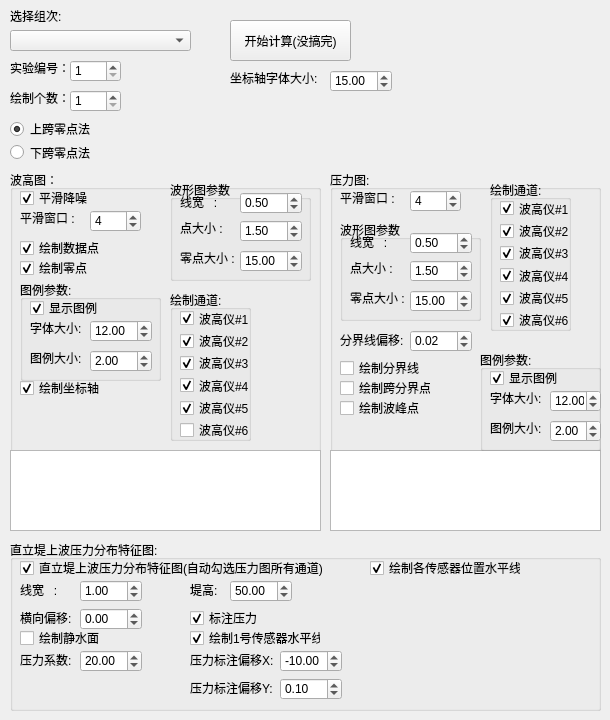
   <widget class="QWidget" name="tab_3">
    <attribute name="title">
     <string>实验3</string>
    </attribute>
    <widget class="QPushButton" name="StartProc_sy3">
     <property name="geometry">
      <rect>
       <x>230</x>
       <y>20</y>
       <width>121</width>
       <height>41</height>
      </rect>
     </property>
     <property name="text">
      <string>开始计算(没搞完)</string>
     </property>
    </widget>
    <widget class="QComboBox" name="filelist_sy3">
     <property name="geometry">
      <rect>
       <x>10</x>
       <y>30</y>
       <width>181</width>
       <height>21</height>
      </rect>
     </property>
     <property name="currentText">
      <string/>
     </property>
    </widget>
    <widget class="QLabel" name="label_38">
     <property name="geometry">
      <rect>
       <x>10</x>
       <y>10</y>
       <width>54</width>
       <height>12</height>
      </rect>
     </property>
     <property name="text">
      <string>选择组次:</string>
     </property>
    </widget>
    <widget class="QSpinBox" name="spinBox_number_sy3">
     <property name="geometry">
      <rect>
       <x>70</x>
       <y>90</y>
       <width>51</width>
       <height>22</height>
      </rect>
     </property>
     <property name="wrapping">
      <bool>false</bool>
     </property>
     <property name="minimum">
      <number>1</number>
     </property>
     <property name="maximum">
      <number>2</number>
     </property>
    </widget>
    <widget class="QLabel" name="label_39">
     <property name="geometry">
      <rect>
       <x>10</x>
       <y>90</y>
       <width>81</width>
       <height>16</height>
      </rect>
     </property>
     <property name="frameShape">
      <enum>QFrame::NoFrame</enum>
     </property>
     <property name="text">
      <string>绘制个数：</string>
     </property>
     <property name="textFormat">
      <enum>Qt::AutoText</enum>
     </property>
     <property name="scaledContents">
      <bool>false</bool>
     </property>
     <property name="wordWrap">
      <bool>false</bool>
     </property>
     <property name="margin">
      <number>0</number>
     </property>
     <property name="indent">
      <number>-1</number>
     </property>
     <property name="openExternalLinks">
      <bool>false</bool>
     </property>
    </widget>
    <widget class="QLabel" name="label_40">
     <property name="geometry">
      <rect>
       <x>10</x>
       <y>60</y>
       <width>81</width>
       <height>16</height>
      </rect>
     </property>
     <property name="frameShape">
      <enum>QFrame::NoFrame</enum>
     </property>
     <property name="text">
      <string>实验编号：</string>
     </property>
     <property name="textFormat">
      <enum>Qt::AutoText</enum>
     </property>
     <property name="scaledContents">
      <bool>false</bool>
     </property>
     <property name="wordWrap">
      <bool>false</bool>
     </property>
     <property name="margin">
      <number>0</number>
     </property>
     <property name="indent">
      <number>-1</number>
     </property>
     <property name="openExternalLinks">
      <bool>false</bool>
     </property>
    </widget>
    <widget class="QSpinBox" name="spinBox_index_sy3">
     <property name="geometry">
      <rect>
       <x>70</x>
       <y>60</y>
       <width>51</width>
       <height>22</height>
      </rect>
     </property>
     <property name="wrapping">
      <bool>false</bool>
     </property>
     <property name="minimum">
      <number>1</number>
     </property>
     <property name="maximum">
      <number>2</number>
     </property>
    </widget>
    <widget class="QGroupBox" name="groupBox_17">
     <property name="geometry">
      <rect>
       <x>10</x>
       <y>170</y>
       <width>311</width>
       <height>361</height>
      </rect>
     </property>
     <property name="title">
      <string>波高图：</string>
     </property>
     <widget class="QLabel" name="label_42">
      <property name="geometry">
       <rect>
        <x>10</x>
        <y>40</y>
        <width>71</width>
        <height>16</height>
       </rect>
      </property>
      <property name="text">
       <string>平滑窗口 : </string>
      </property>
     </widget>
     <widget class="QCheckBox" name="checkBox_sy3_bDrawPoints">
      <property name="geometry">
       <rect>
        <x>10</x>
        <y>70</y>
        <width>81</width>
        <height>16</height>
       </rect>
      </property>
      <property name="text">
       <string>绘制数据点</string>
      </property>
      <property name="checked">
       <bool>true</bool>
      </property>
     </widget>
     <widget class="QCheckBox" name="checkBox_sy3_bSmoothData">
      <property name="geometry">
       <rect>
        <x>10</x>
        <y>20</y>
        <width>68</width>
        <height>16</height>
       </rect>
      </property>
      <property name="text">
       <string>平滑降噪</string>
      </property>
      <property name="checked">
       <bool>true</bool>
      </property>
     </widget>
     <widget class="QGroupBox" name="groupBox_18">
      <property name="geometry">
       <rect>
        <x>160</x>
        <y>10</y>
        <width>141</width>
        <height>101</height>
       </rect>
      </property>
      <property name="title">
       <string>波形图参数</string>
      </property>
      <property name="flat">
       <bool>false</bool>
      </property>
      <widget class="QLabel" name="label_43">
       <property name="geometry">
        <rect>
         <x>10</x>
         <y>14</y>
         <width>71</width>
         <height>16</height>
        </rect>
       </property>
       <property name="text">
        <string>线宽   : </string>
       </property>
      </widget>
      <widget class="QDoubleSpinBox" name="sy3_waveformLineWidth">
       <property name="geometry">
        <rect>
         <x>70</x>
         <y>12</y>
         <width>62</width>
         <height>22</height>
        </rect>
       </property>
       <property name="singleStep">
        <double>0.100000000000000</double>
       </property>
       <property name="value">
        <double>0.500000000000000</double>
       </property>
      </widget>
      <widget class="QDoubleSpinBox" name="sy3_waveformPointsScale">
       <property name="geometry">
        <rect>
         <x>70</x>
         <y>40</y>
         <width>62</width>
         <height>22</height>
        </rect>
       </property>
       <property name="singleStep">
        <double>0.100000000000000</double>
       </property>
       <property name="value">
        <double>1.500000000000000</double>
       </property>
      </widget>
      <widget class="QLabel" name="label_47">
       <property name="geometry">
        <rect>
         <x>10</x>
         <y>40</y>
         <width>71</width>
         <height>16</height>
        </rect>
       </property>
       <property name="text">
        <string>点大小 : </string>
       </property>
      </widget>
      <widget class="QDoubleSpinBox" name="sy3_waveformZeroPointsScale">
       <property name="geometry">
        <rect>
         <x>70</x>
         <y>70</y>
         <width>62</width>
         <height>22</height>
        </rect>
       </property>
       <property name="singleStep">
        <double>1.000000000000000</double>
       </property>
       <property name="value">
        <double>15.000000000000000</double>
       </property>
      </widget>
      <widget class="QLabel" name="label_48">
       <property name="geometry">
        <rect>
         <x>10</x>
         <y>70</y>
         <width>71</width>
         <height>16</height>
        </rect>
       </property>
       <property name="text">
        <string>零点大小 : </string>
       </property>
      </widget>
     </widget>
     <widget class="QGroupBox" name="groupBox_19">
      <property name="geometry">
       <rect>
        <x>160</x>
        <y>120</y>
        <width>81</width>
        <height>151</height>
       </rect>
      </property>
      <property name="title">
       <string>绘制通道:</string>
      </property>
      <widget class="QWidget" name="verticalLayoutWidget_8">
       <property name="geometry">
        <rect>
         <x>10</x>
         <y>20</y>
         <width>81</width>
         <height>128</height>
        </rect>
       </property>
       <layout class="QVBoxLayout" name="verticalLayout_8">
        <item>
         <widget class="QCheckBox" name="checkBox_sy3_ch_1">
          <property name="text">
           <string>波高仪#1</string>
          </property>
          <property name="checked">
           <bool>true</bool>
          </property>
         </widget>
        </item>
        <item>
         <widget class="QCheckBox" name="checkBox_sy3_ch_2">
          <property name="text">
           <string>波高仪#2</string>
          </property>
          <property name="checked">
           <bool>true</bool>
          </property>
         </widget>
        </item>
        <item>
         <widget class="QCheckBox" name="checkBox_sy3_ch_3">
          <property name="text">
           <string>波高仪#3</string>
          </property>
          <property name="checked">
           <bool>true</bool>
          </property>
         </widget>
        </item>
        <item>
         <widget class="QCheckBox" name="checkBox_sy3_ch_4">
          <property name="text">
           <string>波高仪#4</string>
          </property>
          <property name="checked">
           <bool>true</bool>
          </property>
         </widget>
        </item>
        <item>
         <widget class="QCheckBox" name="checkBox_sy3_ch_5">
          <property name="text">
           <string>波高仪#5</string>
          </property>
          <property name="checked">
           <bool>true</bool>
          </property>
         </widget>
        </item>
        <item>
         <widget class="QCheckBox" name="checkBox_sy3_ch_6">
          <property name="text">
           <string>波高仪#6</string>
          </property>
         </widget>
        </item>
       </layout>
      </widget>
     </widget>
     <widget class="QCheckBox" name="checkBox_sy3_bDrawZeroPoints">
      <property name="geometry">
       <rect>
        <x>10</x>
        <y>90</y>
        <width>81</width>
        <height>16</height>
       </rect>
      </property>
      <property name="text">
       <string>绘制零点</string>
      </property>
      <property name="checked">
       <bool>true</bool>
      </property>
     </widget>
     <widget class="QGroupBox" name="groupBox_20">
      <property name="geometry">
       <rect>
        <x>10</x>
        <y>110</y>
        <width>141</width>
        <height>101</height>
       </rect>
      </property>
      <property name="title">
       <string>图例参数:</string>
      </property>
      <widget class="QLabel" name="label_49">
       <property name="geometry">
        <rect>
         <x>10</x>
         <y>40</y>
         <width>71</width>
         <height>16</height>
        </rect>
       </property>
       <property name="text">
        <string>字体大小: </string>
       </property>
      </widget>
      <widget class="QDoubleSpinBox" name="sy3_waveformFontSize">
       <property name="geometry">
        <rect>
         <x>70</x>
         <y>40</y>
         <width>62</width>
         <height>22</height>
        </rect>
       </property>
       <property name="singleStep">
        <double>0.500000000000000</double>
       </property>
       <property name="value">
        <double>12.000000000000000</double>
       </property>
      </widget>
      <widget class="QLabel" name="label_50">
       <property name="geometry">
        <rect>
         <x>10</x>
         <y>70</y>
         <width>71</width>
         <height>16</height>
        </rect>
       </property>
       <property name="text">
        <string>图例大小: </string>
       </property>
      </widget>
      <widget class="QDoubleSpinBox" name="sy3_MarkerSize">
       <property name="geometry">
        <rect>
         <x>70</x>
         <y>70</y>
         <width>62</width>
         <height>22</height>
        </rect>
       </property>
       <property name="singleStep">
        <double>0.100000000000000</double>
       </property>
       <property name="value">
        <double>2.000000000000000</double>
       </property>
      </widget>
      <widget class="QCheckBox" name="checkBox_sy3_bDrawLegend">
       <property name="geometry">
        <rect>
         <x>10</x>
         <y>20</y>
         <width>81</width>
         <height>16</height>
        </rect>
       </property>
       <property name="text">
        <string>显示图例</string>
       </property>
       <property name="checked">
        <bool>true</bool>
       </property>
      </widget>
     </widget>
     <widget class="QCheckBox" name="checkBox_sy3_bDrawAxis">
      <property name="geometry">
       <rect>
        <x>10</x>
        <y>210</y>
        <width>81</width>
        <height>16</height>
       </rect>
      </property>
      <property name="text">
       <string>绘制坐标轴</string>
      </property>
      <property name="checked">
       <bool>true</bool>
      </property>
     </widget>
     <widget class="QTextEdit" name="sy3_WaveFormOut">
      <property name="geometry">
       <rect>
        <x>0</x>
        <y>280</y>
        <width>311</width>
        <height>81</height>
       </rect>
      </property>
      <property name="font">
       <font>
        <pointsize>6</pointsize>
       </font>
      </property>
      <property name="readOnly">
       <bool>true</bool>
      </property>
     </widget>
     <widget class="QSpinBox" name="spinBox_smoothWindowSize_sy3">
      <property name="geometry">
       <rect>
        <x>80</x>
        <y>40</y>
        <width>51</width>
        <height>22</height>
       </rect>
      </property>
      <property name="value">
       <number>4</number>
      </property>
     </widget>
    </widget>
    <widget class="QWidget" name="verticalLayoutWidget_9">
     <property name="geometry">
      <rect>
       <x>10</x>
       <y>120</y>
       <width>160</width>
       <height>41</height>
      </rect>
     </property>
     <layout class="QVBoxLayout" name="verticalLayout_9">
      <item>
       <widget class="QRadioButton" name="shangkua_Radiobtn_sy3">
        <property name="text">
         <string>上跨零点法</string>
        </property>
        <property name="checked">
         <bool>true</bool>
        </property>
       </widget>
      </item>
      <item>
       <widget class="QRadioButton" name="xiakua_Radiobtn_sy3">
        <property name="text">
         <string>下跨零点法</string>
        </property>
       </widget>
      </item>
     </layout>
    </widget>
    <widget class="QGroupBox" name="groupBox_21">
     <property name="geometry">
      <rect>
       <x>330</x>
       <y>170</y>
       <width>271</width>
       <height>361</height>
      </rect>
     </property>
     <property name="title">
      <string>压力图:</string>
     </property>
     <widget class="QSpinBox" name="spinBox_smoothWindowSize_sy3_P">
      <property name="geometry">
       <rect>
        <x>80</x>
        <y>20</y>
        <width>51</width>
        <height>22</height>
       </rect>
      </property>
      <property name="value">
       <number>4</number>
      </property>
     </widget>
     <widget class="QLabel" name="label_52">
      <property name="geometry">
       <rect>
        <x>10</x>
        <y>20</y>
        <width>71</width>
        <height>16</height>
       </rect>
      </property>
      <property name="text">
       <string>平滑窗口 : </string>
      </property>
     </widget>
     <widget class="QGroupBox" name="groupBox_22">
      <property name="geometry">
       <rect>
        <x>10</x>
        <y>50</y>
        <width>141</width>
        <height>101</height>
       </rect>
      </property>
      <property name="title">
       <string>波形图参数</string>
      </property>
      <property name="flat">
       <bool>false</bool>
      </property>
      <widget class="QLabel" name="label_56">
       <property name="geometry">
        <rect>
         <x>10</x>
         <y>14</y>
         <width>71</width>
         <height>16</height>
        </rect>
       </property>
       <property name="text">
        <string>线宽   : </string>
       </property>
      </widget>
      <widget class="QDoubleSpinBox" name="sy3_waveformLineWidth_P">
       <property name="geometry">
        <rect>
         <x>70</x>
         <y>12</y>
         <width>62</width>
         <height>22</height>
        </rect>
       </property>
       <property name="singleStep">
        <double>0.100000000000000</double>
       </property>
       <property name="value">
        <double>0.500000000000000</double>
       </property>
      </widget>
      <widget class="QDoubleSpinBox" name="sy3_waveformPointsScale_P">
       <property name="geometry">
        <rect>
         <x>70</x>
         <y>40</y>
         <width>62</width>
         <height>22</height>
        </rect>
       </property>
       <property name="singleStep">
        <double>0.100000000000000</double>
       </property>
       <property name="value">
        <double>1.500000000000000</double>
       </property>
      </widget>
      <widget class="QLabel" name="label_57">
       <property name="geometry">
        <rect>
         <x>10</x>
         <y>40</y>
         <width>71</width>
         <height>16</height>
        </rect>
       </property>
       <property name="text">
        <string>点大小 : </string>
       </property>
      </widget>
      <widget class="QDoubleSpinBox" name="sy3_waveformZeroPointsScale_P">
       <property name="geometry">
        <rect>
         <x>70</x>
         <y>70</y>
         <width>62</width>
         <height>22</height>
        </rect>
       </property>
       <property name="singleStep">
        <double>1.000000000000000</double>
       </property>
       <property name="value">
        <double>15.000000000000000</double>
       </property>
      </widget>
      <widget class="QLabel" name="label_58">
       <property name="geometry">
        <rect>
         <x>10</x>
         <y>70</y>
         <width>71</width>
         <height>16</height>
        </rect>
       </property>
       <property name="text">
        <string>零点大小 : </string>
       </property>
      </widget>
     </widget>
     <widget class="QGroupBox" name="groupBox_23">
      <property name="geometry">
       <rect>
        <x>160</x>
        <y>10</y>
        <width>81</width>
        <height>151</height>
       </rect>
      </property>
      <property name="title">
       <string>绘制通道:</string>
      </property>
      <widget class="QWidget" name="verticalLayoutWidget_10">
       <property name="geometry">
        <rect>
         <x>10</x>
         <y>20</y>
         <width>81</width>
         <height>128</height>
        </rect>
       </property>
       <layout class="QVBoxLayout" name="verticalLayout_10">
        <item>
         <widget class="QCheckBox" name="checkBox_sy3_ch_P_1">
          <property name="text">
           <string>波高仪#1</string>
          </property>
          <property name="checked">
           <bool>true</bool>
          </property>
         </widget>
        </item>
        <item>
         <widget class="QCheckBox" name="checkBox_sy3_ch_P_2">
          <property name="text">
           <string>波高仪#2</string>
          </property>
          <property name="checked">
           <bool>true</bool>
          </property>
         </widget>
        </item>
        <item>
         <widget class="QCheckBox" name="checkBox_sy3_ch_P_3">
          <property name="text">
           <string>波高仪#3</string>
          </property>
          <property name="checked">
           <bool>true</bool>
          </property>
         </widget>
        </item>
        <item>
         <widget class="QCheckBox" name="checkBox_sy3_ch_P_4">
          <property name="text">
           <string>波高仪#4</string>
          </property>
          <property name="checked">
           <bool>true</bool>
          </property>
         </widget>
        </item>
        <item>
         <widget class="QCheckBox" name="checkBox_sy3_ch_P_5">
          <property name="text">
           <string>波高仪#5</string>
          </property>
          <property name="checked">
           <bool>true</bool>
          </property>
         </widget>
        </item>
        <item>
         <widget class="QCheckBox" name="checkBox_sy3_ch_P_6">
          <property name="text">
           <string>波高仪#6</string>
          </property>
          <property name="checked">
           <bool>true</bool>
          </property>
         </widget>
        </item>
       </layout>
      </widget>
     </widget>
     <widget class="QTextEdit" name="sy3_PressFormOut">
      <property name="geometry">
       <rect>
        <x>0</x>
        <y>280</y>
        <width>271</width>
        <height>81</height>
       </rect>
      </property>
      <property name="font">
       <font>
        <pointsize>6</pointsize>
       </font>
      </property>
      <property name="readOnly">
       <bool>true</bool>
      </property>
     </widget>
     <widget class="QDoubleSpinBox" name="sy3_PressformShift">
      <property name="geometry">
       <rect>
        <x>80</x>
        <y>160</y>
        <width>62</width>
        <height>22</height>
       </rect>
      </property>
      <property name="toolTip">
       <string>分界线用于确定波峰</string>
      </property>
      <property name="minimum">
       <double>-0.100000000000000</double>
      </property>
      <property name="maximum">
       <double>0.100000000000000</double>
      </property>
      <property name="singleStep">
       <double>0.010000000000000</double>
      </property>
      <property name="value">
       <double>0.020000000000000</double>
      </property>
     </widget>
     <widget class="QLabel" name="label_59">
      <property name="geometry">
       <rect>
        <x>10</x>
        <y>162</y>
        <width>71</width>
        <height>16</height>
       </rect>
      </property>
      <property name="toolTip">
       <string>分界线用于确定波峰</string>
      </property>
      <property name="text">
       <string>分界线偏移: </string>
      </property>
     </widget>
     <widget class="QCheckBox" name="checkBox_sy3_bDrawDivideLine">
      <property name="geometry">
       <rect>
        <x>10</x>
        <y>190</y>
        <width>81</width>
        <height>16</height>
       </rect>
      </property>
      <property name="toolTip">
       <string>分界线用于确定波峰</string>
      </property>
      <property name="text">
       <string>绘制分界线</string>
      </property>
      <property name="checked">
       <bool>false</bool>
      </property>
     </widget>
     <widget class="QCheckBox" name="checkBox_sy3_bDrawDivideLine_2">
      <property name="geometry">
       <rect>
        <x>10</x>
        <y>210</y>
        <width>91</width>
        <height>16</height>
       </rect>
      </property>
      <property name="toolTip">
       <string>分界线用于确定波峰</string>
      </property>
      <property name="text">
       <string>绘制跨分界点</string>
      </property>
      <property name="checked">
       <bool>false</bool>
      </property>
     </widget>
     <widget class="QCheckBox" name="checkBox_sy3_bDrawDivideLine_3">
      <property name="geometry">
       <rect>
        <x>10</x>
        <y>230</y>
        <width>91</width>
        <height>16</height>
       </rect>
      </property>
      <property name="toolTip">
       <string>分界线用于确定波峰</string>
      </property>
      <property name="text">
       <string>绘制波峰点</string>
      </property>
      <property name="checked">
       <bool>false</bool>
      </property>
     </widget>
     <widget class="QGroupBox" name="groupBox_36">
      <property name="geometry">
       <rect>
        <x>150</x>
        <y>180</y>
        <width>121</width>
        <height>101</height>
       </rect>
      </property>
      <property name="title">
       <string>图例参数:</string>
      </property>
      <widget class="QLabel" name="label_94">
       <property name="geometry">
        <rect>
         <x>10</x>
         <y>40</y>
         <width>71</width>
         <height>16</height>
        </rect>
       </property>
       <property name="text">
        <string>字体大小: </string>
       </property>
      </widget>
      <widget class="QDoubleSpinBox" name="sy3_waveformFontSize_3">
       <property name="geometry">
        <rect>
         <x>70</x>
         <y>40</y>
         <width>51</width>
         <height>22</height>
        </rect>
       </property>
       <property name="singleStep">
        <double>0.500000000000000</double>
       </property>
       <property name="value">
        <double>12.000000000000000</double>
       </property>
      </widget>
      <widget class="QLabel" name="label_95">
       <property name="geometry">
        <rect>
         <x>10</x>
         <y>70</y>
         <width>71</width>
         <height>16</height>
        </rect>
       </property>
       <property name="text">
        <string>图例大小: </string>
       </property>
      </widget>
      <widget class="QDoubleSpinBox" name="sy3_MarkerSize_3">
       <property name="geometry">
        <rect>
         <x>70</x>
         <y>70</y>
         <width>51</width>
         <height>22</height>
        </rect>
       </property>
       <property name="singleStep">
        <double>0.100000000000000</double>
       </property>
       <property name="value">
        <double>2.000000000000000</double>
       </property>
      </widget>
      <widget class="QCheckBox" name="checkBox_sy3_bDrawLegend_3">
       <property name="geometry">
        <rect>
         <x>10</x>
         <y>20</y>
         <width>81</width>
         <height>16</height>
        </rect>
       </property>
       <property name="text">
        <string>显示图例</string>
       </property>
       <property name="checked">
        <bool>true</bool>
       </property>
      </widget>
     </widget>
    </widget>
    <widget class="QGroupBox" name="groupBox_24">
     <property name="geometry">
      <rect>
       <x>10</x>
       <y>540</y>
       <width>591</width>
       <height>171</height>
      </rect>
     </property>
     <property name="title">
      <string>直立堤上波压力分布特征图:</string>
     </property>
     <widget class="QCheckBox" name="checkBox_sy3_bDrawPressForm">
      <property name="geometry">
       <rect>
        <x>10</x>
        <y>20</y>
        <width>311</width>
        <height>16</height>
       </rect>
      </property>
      <property name="toolTip">
       <string>分界线用于确定波峰</string>
      </property>
      <property name="text">
       <string>直立堤上波压力分布特征图(自动勾选压力图所有通道)</string>
      </property>
      <property name="checked">
       <bool>true</bool>
      </property>
     </widget>
     <widget class="QDoubleSpinBox" name="sy3_PressFormLineWidth">
      <property name="geometry">
       <rect>
        <x>70</x>
        <y>40</y>
        <width>62</width>
        <height>22</height>
       </rect>
      </property>
      <property name="singleStep">
       <double>0.100000000000000</double>
      </property>
      <property name="value">
       <double>1.000000000000000</double>
      </property>
     </widget>
     <widget class="QLabel" name="label_53">
      <property name="geometry">
       <rect>
        <x>10</x>
        <y>42</y>
        <width>71</width>
        <height>16</height>
       </rect>
      </property>
      <property name="text">
       <string>线宽   : </string>
      </property>
     </widget>
     <widget class="QLabel" name="label_54">
      <property name="geometry">
       <rect>
        <x>10</x>
        <y>70</y>
        <width>71</width>
        <height>16</height>
       </rect>
      </property>
      <property name="text">
       <string>横向偏移: </string>
      </property>
     </widget>
     <widget class="QDoubleSpinBox" name="sy3_PressForm_X_Shift">
      <property name="geometry">
       <rect>
        <x>70</x>
        <y>68</y>
        <width>62</width>
        <height>22</height>
       </rect>
      </property>
      <property name="minimum">
       <double>-99.000000000000000</double>
      </property>
      <property name="maximum">
       <double>99.000000000000000</double>
      </property>
      <property name="singleStep">
       <double>0.100000000000000</double>
      </property>
      <property name="value">
       <double>0.000000000000000</double>
      </property>
     </widget>
     <widget class="QCheckBox" name="checkBox_sy3_bDrawWater">
      <property name="geometry">
       <rect>
        <x>10</x>
        <y>90</y>
        <width>81</width>
        <height>16</height>
       </rect>
      </property>
      <property name="toolTip">
       <string>分界线用于确定波峰</string>
      </property>
      <property name="text">
       <string>绘制静水面</string>
      </property>
      <property name="checked">
       <bool>false</bool>
      </property>
     </widget>
     <widget class="QLabel" name="label_55">
      <property name="geometry">
       <rect>
        <x>10</x>
        <y>112</y>
        <width>71</width>
        <height>16</height>
       </rect>
      </property>
      <property name="text">
       <string>压力系数: </string>
      </property>
     </widget>
     <widget class="QDoubleSpinBox" name="sy3_PressForm_Scale">
      <property name="geometry">
       <rect>
        <x>70</x>
        <y>110</y>
        <width>62</width>
        <height>22</height>
       </rect>
      </property>
      <property name="minimum">
       <double>-99.000000000000000</double>
      </property>
      <property name="maximum">
       <double>99.000000000000000</double>
      </property>
      <property name="singleStep">
       <double>1.000000000000000</double>
      </property>
      <property name="value">
       <double>20.000000000000000</double>
      </property>
     </widget>
     <widget class="QLabel" name="label_60">
      <property name="geometry">
       <rect>
        <x>180</x>
        <y>42</y>
        <width>31</width>
        <height>16</height>
       </rect>
      </property>
      <property name="text">
       <string>堤高: </string>
      </property>
     </widget>
     <widget class="QDoubleSpinBox" name="sy3_PressForm_Height">
      <property name="geometry">
       <rect>
        <x>220</x>
        <y>40</y>
        <width>62</width>
        <height>22</height>
       </rect>
      </property>
      <property name="minimum">
       <double>0.000000000000000</double>
      </property>
      <property name="maximum">
       <double>99.000000000000000</double>
      </property>
      <property name="singleStep">
       <double>1.000000000000000</double>
      </property>
      <property name="value">
       <double>50.000000000000000</double>
      </property>
     </widget>
     <widget class="QCheckBox" name="checkBox_sy3_bDrawPress">
      <property name="geometry">
       <rect>
        <x>180</x>
        <y>70</y>
        <width>81</width>
        <height>16</height>
       </rect>
      </property>
      <property name="toolTip">
       <string>分界线用于确定波峰</string>
      </property>
      <property name="text">
       <string>标注压力</string>
      </property>
      <property name="checked">
       <bool>true</bool>
      </property>
     </widget>
     <widget class="QCheckBox" name="checkBox_sy3_bDraw1serialLine">
      <property name="geometry">
       <rect>
        <x>180</x>
        <y>90</y>
        <width>131</width>
        <height>16</height>
       </rect>
      </property>
      <property name="toolTip">
       <string>分界线用于确定波峰</string>
      </property>
      <property name="text">
       <string>绘制1号传感器水平线</string>
      </property>
      <property name="checked">
       <bool>true</bool>
      </property>
     </widget>
     <widget class="QLabel" name="label_61">
      <property name="geometry">
       <rect>
        <x>180</x>
        <y>112</y>
        <width>91</width>
        <height>16</height>
       </rect>
      </property>
      <property name="text">
       <string>压力标注偏移X: </string>
      </property>
     </widget>
     <widget class="QDoubleSpinBox" name="sy3_PressForm_PressFrontShift_X">
      <property name="geometry">
       <rect>
        <x>270</x>
        <y>110</y>
        <width>62</width>
        <height>22</height>
       </rect>
      </property>
      <property name="minimum">
       <double>-99.000000000000000</double>
      </property>
      <property name="maximum">
       <double>99.000000000000000</double>
      </property>
      <property name="singleStep">
       <double>1.000000000000000</double>
      </property>
      <property name="value">
       <double>-10.000000000000000</double>
      </property>
     </widget>
     <widget class="QLabel" name="label_62">
      <property name="geometry">
       <rect>
        <x>180</x>
        <y>140</y>
        <width>91</width>
        <height>16</height>
       </rect>
      </property>
      <property name="text">
       <string>压力标注偏移Y: </string>
      </property>
     </widget>
     <widget class="QDoubleSpinBox" name="sy3_PressForm_PressFrontShift_Y">
      <property name="geometry">
       <rect>
        <x>270</x>
        <y>138</y>
        <width>62</width>
        <height>22</height>
       </rect>
      </property>
      <property name="minimum">
       <double>-99.000000000000000</double>
      </property>
      <property name="maximum">
       <double>99.000000000000000</double>
      </property>
      <property name="singleStep">
       <double>0.100000000000000</double>
      </property>
      <property name="value">
       <double>0.100000000000000</double>
      </property>
     </widget>
     <widget class="QCheckBox" name="checkBox_sy3_bDrawEachSerialLine">
      <property name="geometry">
       <rect>
        <x>360</x>
        <y>20</y>
        <width>151</width>
        <height>16</height>
       </rect>
      </property>
      <property name="toolTip">
       <string>分界线用于确定波峰</string>
      </property>
      <property name="text">
       <string>绘制各传感器位置水平线</string>
      </property>
      <property name="checked">
       <bool>true</bool>
      </property>
     </widget>
    </widget>
    <widget class="QDoubleSpinBox" name="sy3_AxisFontSize">
     <property name="geometry">
      <rect>
       <x>330</x>
       <y>70</y>
       <width>62</width>
       <height>22</height>
      </rect>
     </property>
     <property name="singleStep">
      <double>0.500000000000000</double>
     </property>
     <property name="value">
      <double>15.000000000000000</double>
     </property>
    </widget>
    <widget class="QLabel" name="label_100">
     <property name="geometry">
      <rect>
       <x>230</x>
       <y>70</y>
       <width>91</width>
       <height>16</height>
      </rect>
     </property>
     <property name="text">
      <string>坐标轴字体大小: </string>
     </property>
    </widget>
   </widget>
